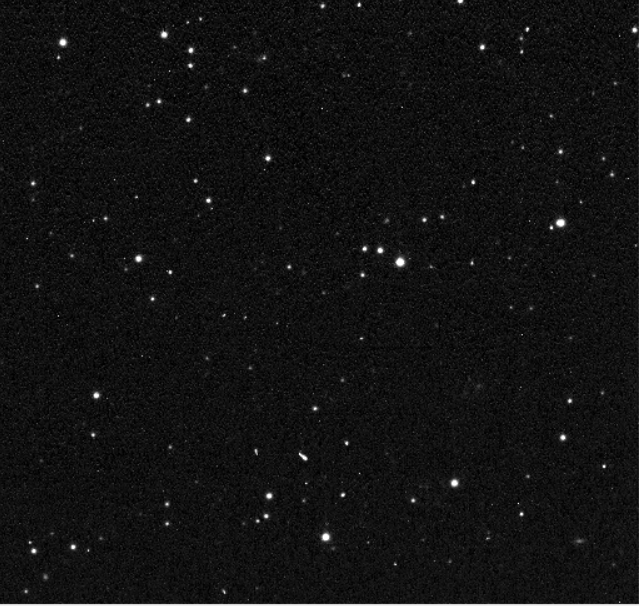
#> input picture 2019day129-11.PNG, 639 x 606 px, found by its file name
$ python adeetee.py
#> lines starting #> are read from the running program, lines starting #| are printed output that depends on the picture; after the words box and inside, x2 and y2 are one past the last pixel; in counts of white or black regions, pixels touching at a corner belong together
from __future__ import print_function
import cv2 as cv
import numpy as np
import argparse
import random as rng
import matplotlib.pyplot as plt
from astropy.io import fits


rng.seed(12345)
def thresh_callback(val, image):
    threshold = val
    canny_output = cv.Canny(image, threshold, threshold * 2)
    z = canny_output
    contours, hierachy = cv.findContours(canny_output, cv.RETR_TREE, cv.CHAIN_APPROX_SIMPLE)
    contours_poly = [None] * len(contours)
    boundRect = [None] * len(contours)
    centers = [None] * len(contours)
    radius = [None] * len(contours)
    for i, c in enumerate(contours):
        contours_poly[i] = cv.approxPolyDP(c, 3, True)
        boundRect[i] = cv.boundingRect(contours_poly[i])
        centers[i], radius[i] = cv.minEnclosingCircle(contours_poly[i])
    return z, centers

"""
src = np.uint8(fits.getdata(r'Images/NEOS_SCI_2019002002143_clean.fits', ext=0))
src2 = np.uint8(fits.getdata(r'Images/NEOS_SCI_2019002002349_clean.fits', ext=0))

print(src)
"""
#cv.imwrite("name3.png", data)
src = cv.imread("2019day129-11.png")
#> src is the input picture: shape (606, 639, 3); min 0, max 255, mean 18
src2 = cv.imread("2019day129-12.png")
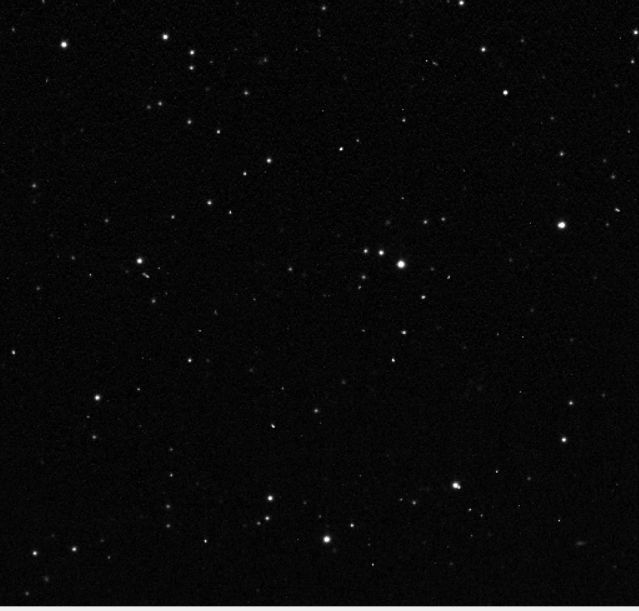
#> input picture 2019day129-12.PNG, 639 x 611 px, found by its file name
#> src2 is the input picture: shape (611, 639, 3); min 0, max 255, mean 9.2

img1 = cv.cvtColor(src, cv.COLOR_BGR2GRAY)
img1 = cv.blur(src, (3, 3))
#> img1: shape (606, 639, 3)

img2 = cv.cvtColor(src2, cv.COLOR_BGR2GRAY)
img2 = cv.blur(src2, (3, 3))
#> img2: shape (611, 639, 3)

#participant or viewer

thresh = 100  # initial threshold

z1, c1 = thresh_callback(thresh, img1)
#> in thresh_callback, `canny_output = cv.Canny(image, threshold, threshold * 2)`:
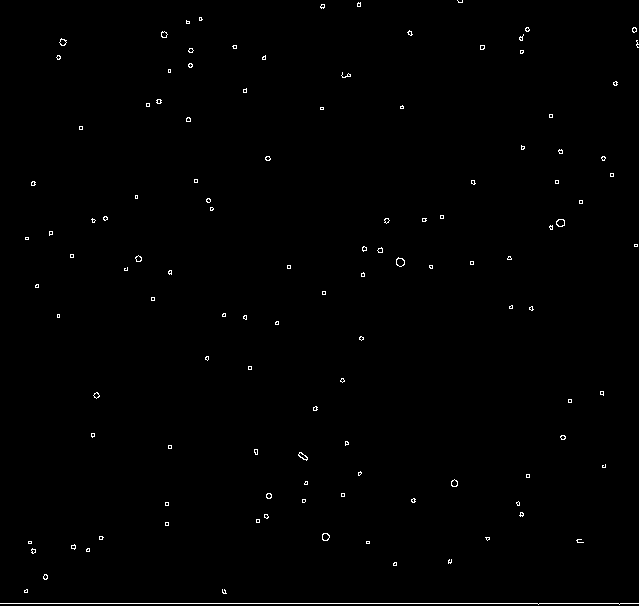
#> canny_output: shape (606, 639); 0.59% white in thin lines or dots
#> in thresh_callback, `contours, hierachy = cv.findContours(canny_output, cv.RETR_TREE, cv.CH..`: contours = 228 contours, 210 with area under 20; largest, box (x1, y1, x2, y2) and area: (396, 257, 405, 267) 56, (556, 219, 565, 227) 50, (396, 258, 405, 267) 48, (322, 533, 330, 541) 43, (556, 219, 565, 227) 42
#> in thresh_callback, `contours_poly = [None] * len(contours)`: contours_poly = 228 items
#> the loop in thresh_callback, `for i, c in enumerate(contours):` made 228 passes
#> c on passes 16, 18, 27: [[366, 541], [366, 543], [369, 543], [369, 541]], [[28, 541], [28, 543], [31, 543], [31, 541]], [[165, 522], [165, 525], [168, 525], [168, 522]]
#> after the loop in thresh_callback, `for i, c in enumerate(contours):`: boundRect = 228 items, first 6: (0, 603, 639, 1), (222, 589, 5, 5), (24, 589, 4, 4), (25, 589, 2, 4), (44, 574, 3, 6), (45, 574, 1, 6); centers = 228 pairs, first value 25 to 637, second value 1 to 603; contours_poly = 228 contours, 221 with area under 20; largest, box (x1, y1, x2, y2) and area: (396, 257, 405, 267) 42, (556, 219, 565, 227) 38, (396, 258, 405, 267) 35, (322, 533, 330, 541) 32, (556, 219, 565, 227) 30, (59, 38, 67, 46) 28, (322, 533, 330, 541) 26; radius = 228 values, max 319 at index 0, min 0.0001 at index 16, mean 3.49
#> c1 has the same summary as centers in thresh_callback
z2, c2 = thresh_callback(thresh, img2)
#> call 2 of thresh_callback, with val = 100
#> in thresh_callback (call 2), `canny_output = cv.Canny(image, threshold, threshold * 2)`:
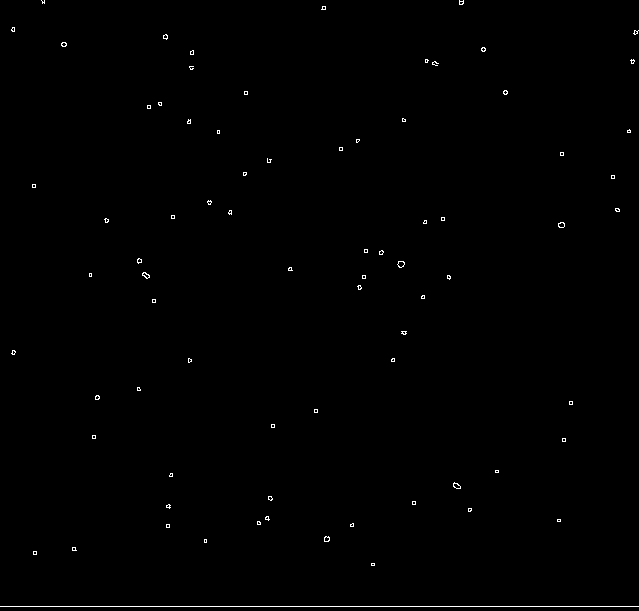
#> canny_output: shape (611, 639); 0.42% white in thin lines or dots
#> in thresh_callback (call 2), `contours, hierachy = cv.findContours(canny_output, cv.RETR_TREE, cv.CH..`: contours = 149 contours, 141 with area under 20; largest, box (x1, y1, x2, y2) and area: (397, 261, 405, 268) 32, (453, 482, 461, 489) 28, (397, 261, 405, 268) 28, (558, 222, 565, 228) 27, (142, 272, 150, 279) 26, (453, 483, 461, 489) 23, (324, 536, 330, 542) 22, (558, 222, 565, 228) 22
#> in thresh_callback (call 2), `contours_poly = [None] * len(contours)`: contours_poly = 149 items
#> the loop in thresh_callback (call 2), `for i, c in enumerate(contours):` made 149 passes
#> c on passes 1, 2, 4, 8, 12, 18, 26, 34, 36, 38, 40, 42: [[0, 606], [638, 606]], [[371, 563], [371, 565], [374, 565], [374, 563]], [[33, 551], [33, 554], [36, 554], [36, 551]], [[204, 539], [204, 542], [206, 542], [206, 539]], [[166, 524], [166, 527], [169, 527], [169, 524]], [[557, 519], [557, 521], [560, 521], [560, 519]], [[412, 501], [412, 504], [415, 504], [415, 501]], [[495, 470], [495, 472], [498, 472], [498, 470]], [[562, 438], [562, 441], [565, 441], [565, 438]], [[92, 435], [92, 438], [95, 438], [95, 435]], [[271, 424], [271, 427], [274, 427], [274, 424]], [[314, 409], [314, 412], [317, 412], [317, 409]]
#> after the loop in thresh_callback (call 2), `for i, c in enumerate(contours):`: boundRect = 149 items, first 6: (0, 606, 639, 1), (371, 563, 4, 3), (371, 564, 1, 1), (33, 551, 4, 4), (33, 552, 4, 2), (72, 547, 5, 4); centers = 149 pairs, first value 12.5 to 635.5, second value 1.5 to 606; contours_poly = 149 contours, 147 with area under 20; largest, box (x1, y1, x2, y2) and area: (398, 261, 405, 267) 25, (558, 222, 565, 228) 21; radius = 149 values, max 319 at index 0, min 0.0001 at index 2, mean 4.07
#> c2 has the same summary as centers in thresh_callback

#cv.imwrite("names.png", z1)
#cv.imwrite("name-1.png", z2)

changed_objects_initial = []
changed_objects_final = []

c1 = list(set(c1))
#> c1 = 179 pairs, first value 25 to 637, second value 1 to 603
c2 = list(set(c2))
#> c2 = 114 pairs, first value 12.5 to 635.5, second value 1.5 to 606
print(len(c1))
#| 179
print(len(c2))
#| 114

for z in c1:
    for u in c2:
        if abs(u[0] - z[0]) < 1 and abs(u[1] - z[1]) < 1:
            pass
        else:
            changed_objects_initial.append(u)
#> this loop made 179 passes
#> z on passes 1 to 3: (249.5, 367.5), (93.5, 220.5), (188.5, 119)
#> after the loop, changed_objects_initial = 20406 items

changed_objects_initial = list(set(changed_objects_initial))
#> changed_objects_initial has the same summary as c2
print(len(changed_objects_initial))
#| 114

plt.figure()
plt.imshow(z1, cmap='gray')
plt.colorbar()

for i in changed_objects_initial:
    plt.plot(i[0], i[1], 'oc')
#> this loop made 114 passes
#> i on passes 1 to 12: (269.5, 498), (139.5, 260), (244, 173.5), (42.5, 1.5), (380.5, 252), (289.5, 268.5), (442.5, 218.5), (634.5, 31.5), (424.5, 221.5), (561.5, 153.5), (188.5, 121.5), (188.5, 359.5)

plt.show()
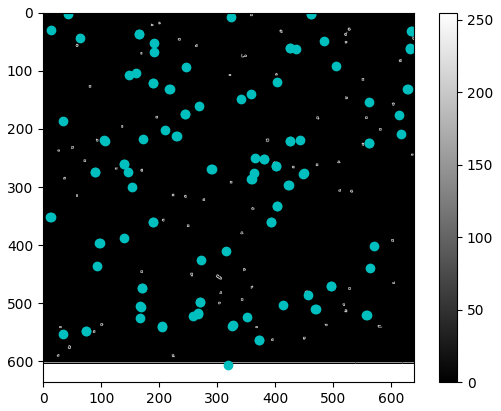
#> figure drawn by matplotlib, 2 panels
